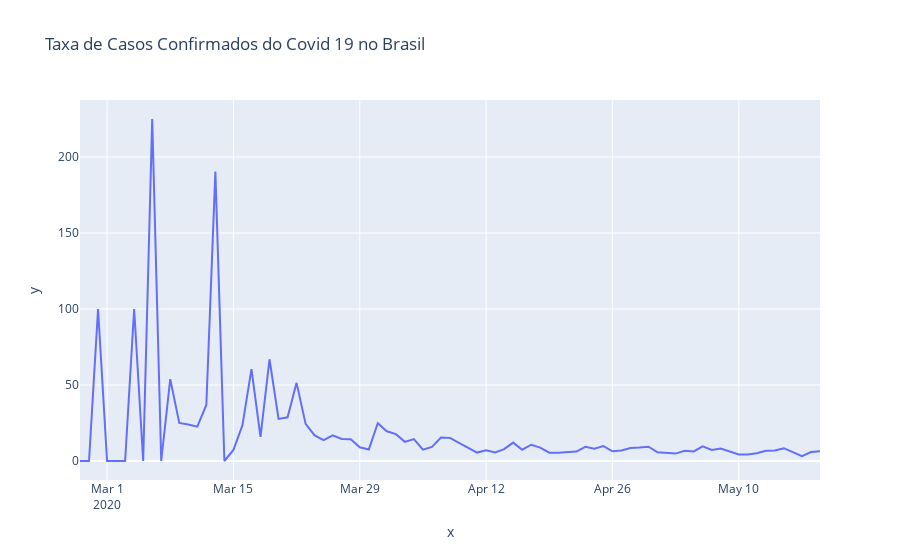

Notebook source saved alongside this figure:
### Code cell
primeiro_dia_confirmado = df_brasil.observationdate.loc[df_brasil.confirmed > 0].min()
ultimo_dia_condirmado = df_brasil.observationdate.max() # UM POIS A VARIAVEL DE CIMA ESTARA COM O VALOR DO INDICE 0

px.line(x = pd.date_range(primeiro_dia_confirmado, ultimo_dia_condirmado)[1:], y = taxa, title = "Taxa de Casos Confirmados do Covid 19 no Brasil")
